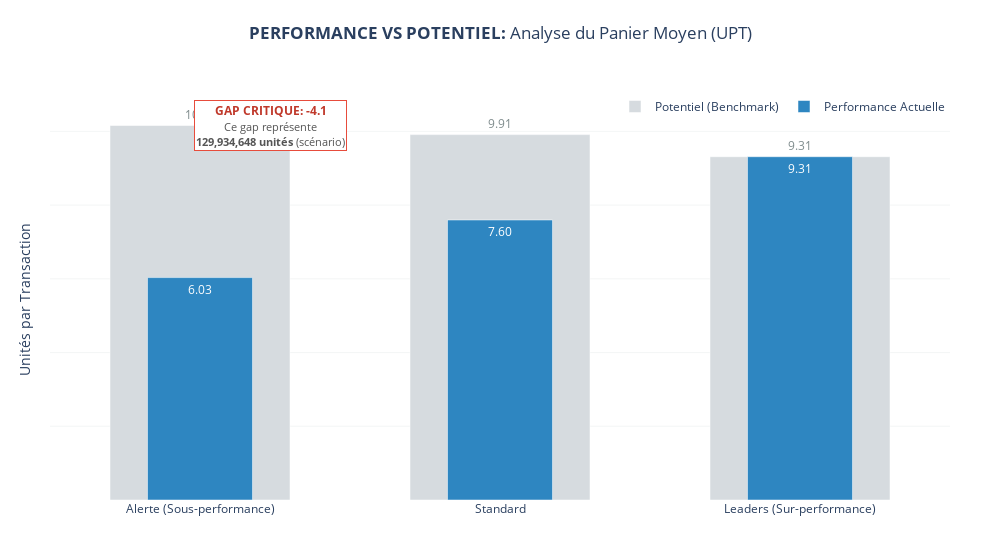

The code cell stored with this chart in its notebook:
### Markdown cell above
## 5) Graphique 2 — Performance vs potentiel (UPT) par segment

Comparaison UPT réel vs UPT benchmark (Leaders) par segment, avec mise en évidence du gap sur **Alerte**.

### Code cell
# Aggregate by segment (period totals)
seg_sum = (
    store_period.groupby("segment", as_index=False)
    .agg(
        units=("units", "sum"),
        expected_units=("expected_units", "sum"),
        transactions=("transactions", "sum"),
        opportunity=("opportunity_units", "sum"),
    )
)

# Recompute UPT KPIs
seg_sum["upt_actual"] = seg_sum["units"] / seg_sum["transactions"]
seg_sum["upt_bench"] = seg_sum["expected_units"] / seg_sum["transactions"]

# Ensure segment order
seg_sum["segment"] = pd.Categorical(seg_sum["segment"], categories=SEGMENT_ORDER, ordered=True)
seg_sum = seg_sum.sort_values("segment")

# Long format for Plotly overlay bars
seg_long = seg_sum.melt(
    id_vars=["segment", "opportunity"],
    value_vars=["upt_actual", "upt_bench"],
    var_name="metric",
    value_name="upt",
)

seg_long["metric"] = seg_long["metric"].map(
    {"upt_actual": "UPT réel", "upt_bench": "UPT benchmark (Leaders)"}
)

# Total opportunity for Alerte (used in annotation)
alerte_row = seg_sum[seg_sum["segment"] == SEGMENT_ORDER[0]]
alerte_opp = float(alerte_row["opportunity"].iloc[0]) if not alerte_row.empty else 0.0

# Colors
color_real = "#2E86C1"
color_bench = "#D6DBDF"

fig2 = go.Figure()

# Benchmark bar (background)
fig2.add_trace(
    go.Bar(
        x=seg_long[seg_long["metric"] == "UPT benchmark (Leaders)"]["segment"],
        y=seg_long[seg_long["metric"] == "UPT benchmark (Leaders)"]["upt"],
        name="Potentiel (Benchmark)",
        marker_color=color_bench,
        width=0.6,
        text=seg_long[seg_long["metric"] == "UPT benchmark (Leaders)"]["upt"],
        texttemplate="%{text:.2f}",
        textposition="outside",
        textfont=dict(color="#7F8C8D"),
    )
)

# Actual bar (foreground)
fig2.add_trace(
    go.Bar(
        x=seg_long[seg_long["metric"] == "UPT réel"]["segment"],
        y=seg_long[seg_long["metric"] == "UPT réel"]["upt"],
        name="Performance Actuelle",
        marker_color=color_real,
        width=0.35,
        text=seg_long[seg_long["metric"] == "UPT réel"]["upt"],
        texttemplate="%{text:.2f}",
        textposition="auto",
        textfont=dict(color="white"),
    )
)

fig2.update_layout(
    title={
        "text": "<b>PERFORMANCE VS POTENTIEL:</b> Analyse du Panier Moyen (UPT)",
        "y": 0.95,
        "x": 0.5,
        "xanchor": "center",
        "yanchor": "top",
    },
    template="plotly_white",
    barmode="overlay",
    height=550,
    width=1000,
    legend=dict(orientation="h", y=1.02, x=1, xanchor="right"),
    yaxis=dict(
        title="Unités par Transaction",
        showgrid=True,
        gridcolor="#F4F6F6",
        zeroline=False,
        showticklabels=False,
    ),
    xaxis=dict(showgrid=False),
    margin=dict(t=100, l=50, r=50, b=50),
)

# Gap annotation (Alerte)
try:
    alerte_bench = seg_long[
        (seg_long["segment"] == SEGMENT_ORDER[0]) & (seg_long["metric"] == "UPT benchmark (Leaders)")
    ]["upt"].values[0]
    alerte_real = seg_long[
        (seg_long["segment"] == SEGMENT_ORDER[0]) & (seg_long["metric"] == "UPT réel")
    ]["upt"].values[0]
    gap_val = alerte_bench - alerte_real

    fig2.add_annotation(
        x=SEGMENT_ORDER[0],
        y=alerte_bench,
        text=(
            f"<b>GAP CRITIQUE: -{gap_val:.1f}</b><br>"
            f"<span style='font-size:11px; color:#555'>Ce gap représente<br><b>{alerte_opp:,.0f} unités</b> (scénario)</span>"
        ),
        showarrow=True,
        arrowhead=2,
        ax=70,
        ay=0,
        bgcolor="#FFF",
        bordercolor="#E74C3C",
        borderwidth=1,
        font=dict(color="#C0392B"),
    )
except IndexError:
    print("Warning: not enough data to annotate the Alerte gap.")

fig2.show()

### Figure 1 — Plotly figure (JSON) as saved in the notebook; plotly's stock layout.template omitted (floating-point values rounded to 4 significant figures)
{"data": [{"marker": {"color": "#D6DBDF"}, "name": "Potentiel (Benchmark)", "text": [10.16, 9.913, 9.313], "textfont": {"color": "#7F8C8D"}, "textposition": "outside", "texttemplate": "%{text:.2f}", "type": "bar", "width": 0.6, "x": ["Alerte (Sous-performance)", "Standard", "Leaders (Sur-performance)"], "y": [10.16, 9.913, 9.313]}, {"marker": {"color": "#2E86C1"}, "name": "Performance Actuelle", "text": [6.034, 7.597, 9.313], "textfont": {"color": "white"}, "textposition": "auto", "texttemplate": "%{text:.2f}", "type": "bar", "width": 0.35, "x": ["Alerte (Sous-performance)", "Standard", "Leaders (Sur-performance)"], "y": [6.034, 7.597, 9.313]}], "layout": {"annotations": [{"arrowhead": 2, "ax": 70, "ay": 0, "bgcolor": "#FFF", "bordercolor": "#E74C3C", "borderwidth": 1, "font": {"color": "#C0392B"}, "showarrow": true, "text": "<b>GAP CRITIQUE: -4.1</b><br><span style='font-size:11px; color:#555'>Ce gap représente<br><b>129,934,648 unités</b> (scénario)</span>", "x": "Alerte (Sous-performance)", "y": 10.16}], "barmode": "overlay", "height": 550, "legend": {"orientation": "h", "x": 1, "xanchor": "right", "y": 1.02}, "margin": {"b": 50, "l": 50, "r": 50, "t": 100}, "title": {"text": "<b>PERFORMANCE VS POTENTIEL:</b> Analyse du Panier Moyen (UPT)", "x": 0.5, "xanchor": "center", "y": 0.95, "yanchor": "top"}, "width": 1000, "xaxis": {"showgrid": false}, "yaxis": {"gridcolor": "#F4F6F6", "showgrid": true, "showticklabels": false, "title": {"text": "Unités par Transaction"}, "zeroline": false}}}
